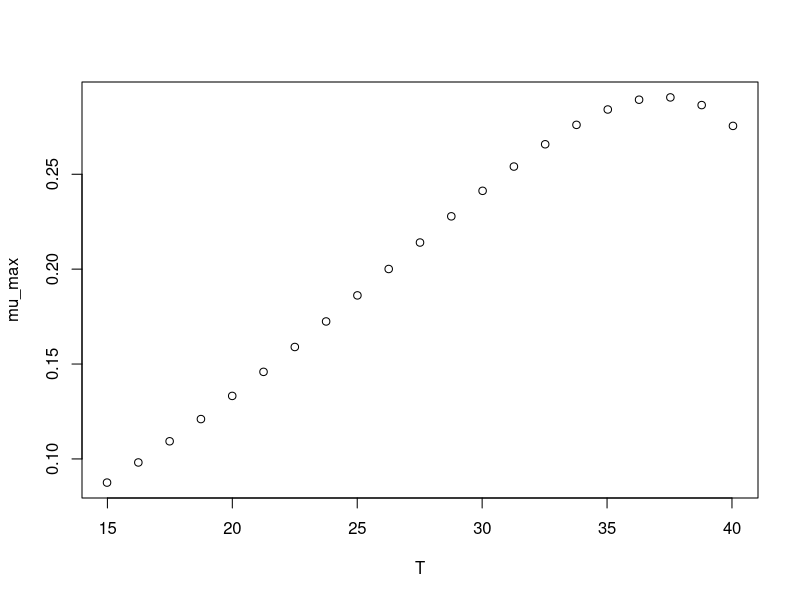

The R source for this figure:
#############################
# start of Parameter script
#############################
T <- seq(14.985014985015,40.04,length.out=21)
#############################
# end of Parameter script
#############################
############################# 
# start of Model script Gropin ID 1305 
#############################
 
# constant coefficients for this model
 
variables <- data.frame(T)
argumentsPar <- expand.grid(variables)
 
# heart of the model
response_surface <- function(T) {
   mumax <-0.000199*((T+6.05)^2)*(1-exp(0.163*(T-46.51)))

return(mumax=mumax)
} 

# output parameters
mumax <- cbind(argumentsPar,response_surface(argumentsPar['T']))
colnames(mumax) <- c(colnames(argumentsPar),'mumax')
#############################
# End of Model script
#############################
############################# 
# start of Visualisation script Gropin ID 1305 
#############################
plot(T,mumax$mumax,
                          xlab='T',
                          ylab='mu_max')
#############################
# End of Visualisation script
#############################
